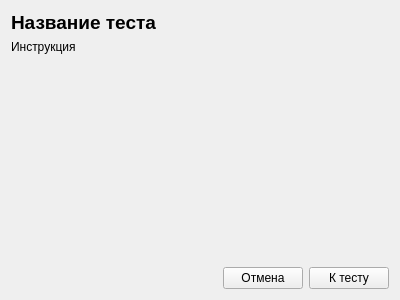
<?xml version="1.0" encoding="UTF-8"?>
<ui version="4.0">
 <class>TestWelcomeForm</class>
 <widget class="QWidget" name="TestWelcomeForm">
  <property name="geometry">
   <rect>
    <x>0</x>
    <y>0</y>
    <width>400</width>
    <height>300</height>
   </rect>
  </property>
  <property name="windowTitle">
   <string>Инструкция к тесту</string>
  </property>
  <layout class="QVBoxLayout" name="verticalLayout" stretch="0,1,0">
   <item>
    <widget class="QLabel" name="testNameLabel">
     <property name="font">
      <font>
       <pointsize>14</pointsize>
       <weight>75</weight>
       <bold>true</bold>
      </font>
     </property>
     <property name="text">
      <string>Название теста</string>
     </property>
     <property name="wordWrap">
      <bool>true</bool>
     </property>
    </widget>
   </item>
   <item>
    <widget class="QLabel" name="instructionLabel">
     <property name="text">
      <string>Инструкция</string>
     </property>
     <property name="alignment">
      <set>Qt::AlignLeading|Qt::AlignLeft|Qt::AlignTop</set>
     </property>
     <property name="wordWrap">
      <bool>true</bool>
     </property>
     <property name="margin">
      <number>6</number>
     </property>
     <property name="indent">
      <number>-1</number>
     </property>
    </widget>
   </item>
   <item>
    <layout class="QHBoxLayout" name="horizontalLayout">
     <item>
      <spacer name="horizontalSpacer">
       <property name="orientation">
        <enum>Qt::Horizontal</enum>
       </property>
       <property name="sizeHint" stdset="0">
        <size>
         <width>40</width>
         <height>20</height>
        </size>
       </property>
      </spacer>
     </item>
     <item>
      <widget class="QPushButton" name="cancelButton">
       <property name="text">
        <string>Отмена</string>
       </property>
      </widget>
     </item>
     <item>
      <widget class="QPushButton" name="startTestButton">
       <property name="text">
        <string>К тесту</string>
       </property>
      </widget>
     </item>
    </layout>
   </item>
  </layout>
 </widget>
 <resources/>
 <connections/>
</ui>
